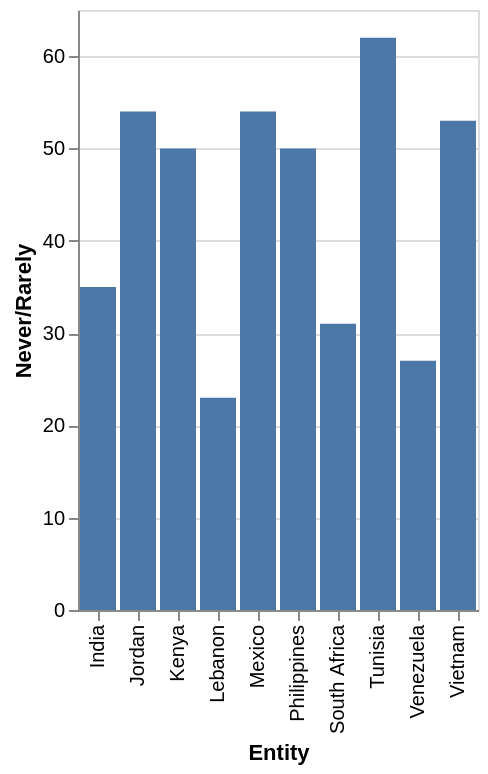

Source (Vega-Lite JSON):
### Vega-Lite specification from a JSON file in a GitHub repository (floating-point values rounded to 4 significant figures)
{"$schema": "https://vega.github.io/schema/vega-lite/v5.json", "description": "Bar chart auto-generated from CSV", "data": {"values": [{"Entity": "Tunisia", "Never/Rarely": 62}, {"Entity": "Vietnam", "Never/Rarely": 53}, {"Entity": "Jordan", "Never/Rarely": 54}, {"Entity": "Mexico", "Never/Rarely": 54}, {"Entity": "Kenya", "Never/Rarely": 50}, {"Entity": "Philippines", "Never/Rarely": 50}, {"Entity": "India", "Never/Rarely": 35}, {"Entity": "South Africa", "Never/Rarely": 31}, {"Entity": "Venezuela", "Never/Rarely": 27}, {"Entity": "Lebanon", "Never/Rarely": 23}]}, "mark": "bar", "encoding": {"x": {"field": "Entity", "type": "ordinal"}, "y": {"field": "Never/Rarely", "type": "quantitative"}}}
